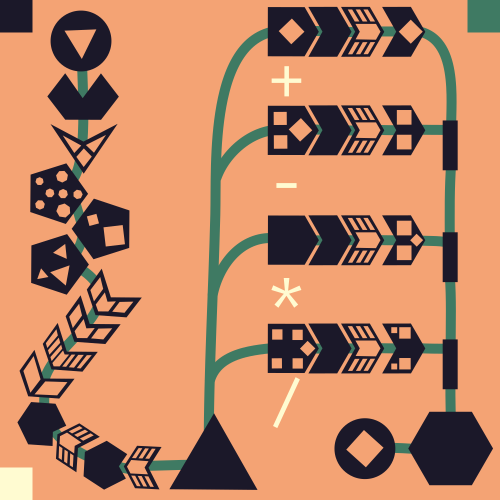
#> input picture examples/calculator.png, 1000 x 1000 px (shown at 1/2 size)
$ python -i parser.py   (imports and definitions only)
#> lines starting #> are read from the running program, lines starting #| are printed output that depends on the picture; after the words box and inside, x2 and y2 are one past the last pixel; in counts of white or black regions, pixels touching at a corner belong together
import cv2
from pathlib import Path
import numpy as np
from dotmap import DotMap
import imutils
from scipy.spatial import KDTree

from shapes.shapes39.shape import Shape


class ParserError(Exception):
    pass


class Parser:
    def __init__(self, path, debug=False):
#> called with path = '../../examples/calculator.png', debug = False
        if not Path(path).is_file():
            raise ParserError("Huh? Can't find that file anywhere")
        self.img = cv2.imread(path)
#> self.img is the input picture: shape (1000, 1000, 3); mean B, G, R 100.4, 132.9, 190.1
        if self.img is None:
            raise ParserError("That's not an image (I think)")
        self.debug_out = self.img.copy()
        if len(self.get_image_colors(self.img)) < 2:
#> the loop in get_image_colors, `for i in color_index[1]:` made 1000 passes
#> i on passes 1 to 3: 52, 52, 52
#> after the loop in get_image_colors, `for i in color_index[1]:`: ordered_color_index = 969 values, max 968 at index 968, min 0 at index 52, mean 484
            raise ParserError("Wtf are you trying to do?")
        self.imgray = cv2.cvtColor(self.img, cv2.COLOR_BGR2GRAY)
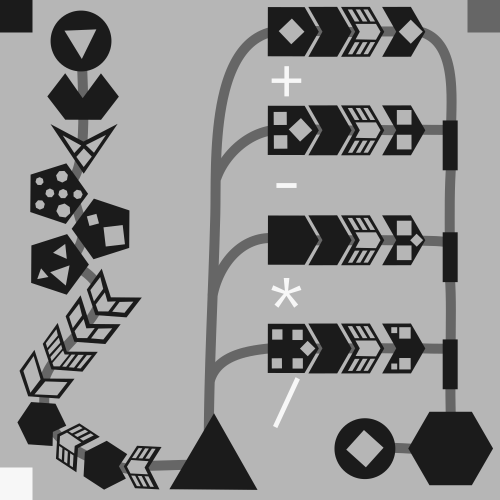
#> self.imgray: shape (1000, 1000) (shown at 1/2 size); min 27, max 247, mean 146.4

        self.home_dir = Path(path).absolute().parent
        self.debug = debug

        if not Path(self.get_path("debugging")).is_dir():
            Path(self.get_path("debugging")).mkdir()

    def get_path(self, path: str):
        return str(Path(self.home_dir).joinpath(path).absolute())

    def get_image_colors(self, img):
        color_index = np.unique(img, axis=0, return_inverse=True)

        ordered_color_index = []

        for i in color_index[1]:
            if len(ordered_color_index) > 0:
                if i != ordered_color_index[-1]:
                    ordered_color_index.append(i)
            else:
                ordered_color_index.append(i)

        return [color_index[0][i] for i in ordered_color_index]

    def debug_save_image(self, src, name):
        cv2.imwrite(self.get_path("debugging/" + name), src)

    def get_color_ranges_mask(self, colors, img):
        c_range_sum = np.zeros(self.imgray.shape, np.uint8)
        c_range = cv2.inRange(img, colors[0], colors[0])
        c_range_sum = cv2.bitwise_or(c_range_sum, c_range)
        for i in range(len(colors) - 1):
            c_range = cv2.inRange(img, colors[i], colors[i + 1])
            c_range_sum = cv2.bitwise_or(c_range_sum, c_range)
            c_range = cv2.inRange(img, colors[i + 1], colors[i])
            c_range_sum = cv2.bitwise_or(c_range_sum, c_range)
            c_range = cv2.inRange(img, colors[i], colors[i])
            c_range_sum = cv2.bitwise_or(c_range_sum, c_range)
            c_range = cv2.inRange(img, colors[i + 1], colors[i + 1])
            c_range_sum = cv2.bitwise_or(c_range_sum, c_range)

        return c_range_sum

    # [7 lines left out: function get_color_ranges_mask2, not called in this run]

    def clean_contours_touching_edges(self, img):
        cnt, _ = cv2.findContours(img, cv2.RETR_TREE, cv2.CHAIN_APPROX_SIMPLE)
        img_copy = img.copy()

        for c in cnt:
            x, y, w, h = cv2.boundingRect(c)
            if x == 0 or y == 0 or x + w == img.shape[0] or y + h == img.shape[1]:
                cv2.drawContours(img_copy, [c], -1, 0, cv2.FILLED)

        return img_copy

    def get_masks(self):
        (img_height, img_width, _) = self.img.shape
#> img_height = 1000; img_width = 1000

        bottom_edge = self.img[img_height - 1, 0 : img_width - 1]
#> bottom_edge = 999 rows, first 8: [209, 251, 255], [209, 251, 255], [209, 251, 255], [209, 251, 255], [209, 251, 255], [209, 251, 255], [209, 251, 255], [209, 251, 255]

        bg_colors = self.get_image_colors(bottom_edge)
#> bg_colors = [[209, 251, 255], [116, 163, 244]]

        if len(bg_colors) == 1:
            bg_colors.append(bg_colors[0])
        bg_range_sum = self.get_color_ranges_mask(bg_colors, self.img)
#> in get_color_ranges_mask, `c_range = cv2.inRange(img, colors[0], colors[0])`: c_range: shape (1000, 1000); 0.73% white; 5 white regions, box (x1, y1, x2, y2) and area: (0, 935, 65, 1000) 4225, (544, 556, 602, 614) 998, (547, 755, 599, 855) 885, (544, 133, 602, 192) 872, (553, 367, 593, 375) 320
#> the loop in get_color_ranges_mask, `for i in range(len(colors) - 1):` made 1 pass
#> pass 1, in get_color_ranges_mask, `c_range = cv2.inRange(img, colors[i + 1], colors[i + 1])`:
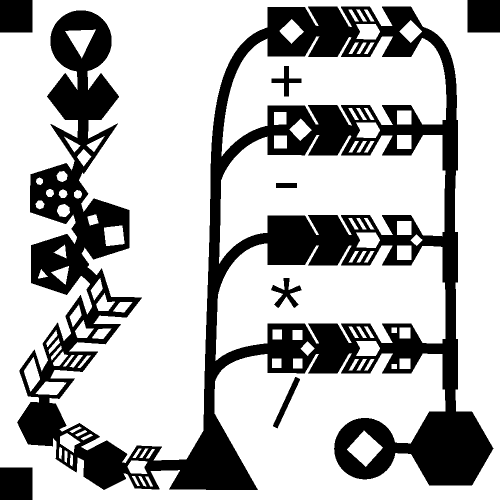
#> c_range: shape (1000, 1000) (shown at 1/2 size); 72.1% white; 8 black regions, largest, box (x1, y1, x2, y2) and area: (34, 13, 987, 980) 262377, (0, 0, 65, 65) 4225, (935, 0, 1000, 65) 4225

        bg_mask = cv2.bitwise_not(bg_range_sum)
        bg_mask = Parser.clean(bg_mask, iters=2)
#> in clean, `return cv2.morphologyEx(img, cv2.MORPH_OPEN, kernel, iterations=iters)`: returned value: shape (1000, 1000); 27.1% white; 3 white regions, box (x1, y1, x2, y2) and area: (37, 15, 988, 982) 262278, (0, 0, 67, 67) 4489, (937, 0, 1000, 67) 4221

        left_edge = self.img[0 : img_height - 1, 0]
#> left_edge = 999 rows, first 8: [41, 24, 27], [41, 24, 27], [41, 24, 27], [41, 24, 27], [41, 24, 27], [41, 24, 27], [41, 24, 27], [41, 24, 27]
        right_edge = self.img[0 : img_height - 1, img_width - 1]
#> right_edge = 999 rows, first 8: [99, 122, 63], [99, 122, 63], [99, 122, 63], [99, 122, 63], [99, 122, 63], [99, 122, 63], [99, 122, 63], [99, 122, 63]

        edge_colors = [self.get_image_colors(e) for e in [left_edge, right_edge]]
#> edge_colors = [[[41, 24, 27], [116, 163, 244], [209, 251, 255]], [[99, 122, 63], [116, 163, 244]]]

        shape_colors = []
        path_colors = []

        for c in edge_colors[0]:
            if not (bg_colors == c).all(axis=1).any():
                shape_colors.append(c)
#> this loop made 3 passes
#> after the loop, shape_colors = [[41, 24, 27]]

        for c in edge_colors[1]:
            if not (bg_colors == c).all(axis=1).any():
                if (shape_colors == c).all(axis=1).any():
                    raise ParserError("Shape color can't be the same as path color")
                path_colors.append(c)
#> this loop made 2 passes
#> after the loop, path_colors = [[99, 122, 63]]

        for g in [shape_colors, path_colors]:
            if len(g) < 1:
                raise ParserError("Shape colors or path colors not specified")
#> this loop made 2 passes

        if self.debug:
            print(f"|background colors: {bg_colors}|")
            print(f"|shape colors: {shape_colors}|")
            print(f"|path colors: {path_colors}|")

        shape_mask = self.get_color_ranges_mask(shape_colors, self.img)
#> in get_color_ranges_mask (call 2), `c_range = cv2.inRange(img, colors[0], colors[0])`: c_range: shape (1000, 1000); 19.4% white; 37 white regions, largest, box (x1, y1, x2, y2) and area: (817, 824, 985, 970) 18399, (340, 829, 514, 979) 13146, (102, 22, 222, 142) 9424
        path_mask = self.get_color_ranges_mask(path_colors, self.img)
#> in get_color_ranges_mask (call 3), `c_range = cv2.inRange(img, colors[0], colors[0])`:
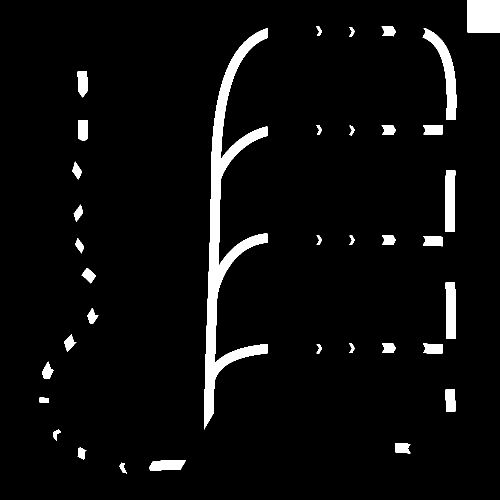
#> c_range: shape (1000, 1000) (shown at 1/2 size); 4.7% white; 36 white regions

        shape_mask_cleaned = self.clean_contours_touching_edges(shape_mask)
#> in clean_contours_touching_edges, `cnt, _ = cv2.findContours(img, cv2.RETR_TREE, cv2.CHAIN_APPROX_SIMPLE)`: cnt = 130 contours; largest, box (x1, y1, x2, y2) and area: (817, 824, 985, 970) 18169, (340, 829, 514, 979) 12910, (669, 837, 790, 958) 11226, (102, 22, 222, 142) 11218, (63, 469, 177, 588) 9278
#> the loop in clean_contours_touching_edges, `for c in cnt:` made 130 passes
#> (x, y, w, h) on passes 1 to 12: (249, 892, 73, 86), (287, 951, 22, 24), (274, 950, 22, 25), (261, 950, 22, 24), (252, 919, 46, 31), (289, 896, 24, 23), (276, 895, 23, 23), (263, 895, 23, 23), (168, 882, 85, 96), (112, 847, 86, 96), (138, 905, 11, 31), (127, 898, 10, 31)
#> (c, x, y, w, h) on pass 26: ([[886, 679], [886, 777], [914, 777], [914, 679]], 886, 679, 29, 99)
#> after the loop in clean_contours_touching_edges, `for c in cnt:`:
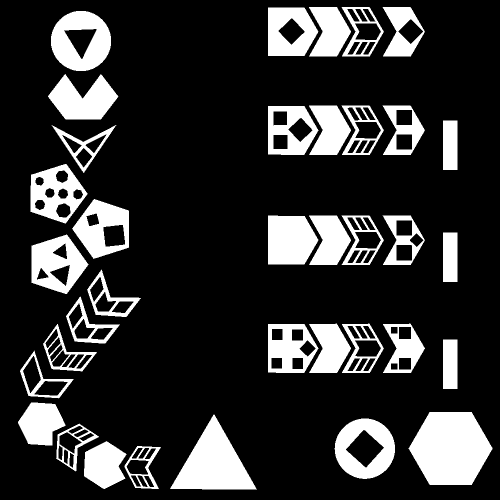
#> img_copy: shape (1000, 1000) (shown at 1/2 size); 19% white; 36 white regions, largest, box (x1, y1, x2, y2) and area: (817, 824, 985, 970) 18399, (340, 829, 514, 979) 13146, (102, 22, 222, 142) 9424
        shape_mask_cleaned = Parser.clean_holes(shape_mask_cleaned)

        path_mask_cleaned = self.clean_contours_touching_edges(path_mask)
        path_mask_cleaned = Parser.clean_holes(path_mask_cleaned)

        path_mask_cleaned_sub = path_mask_cleaned - shape_mask_cleaned
        path_mask_cleaned_sub = cv2.inRange(path_mask_cleaned_sub, 255, 255)

        shape_mask_cleaned = Parser.clean(shape_mask_cleaned)
        shape_mask_cleaned = Parser.clean_holes(shape_mask_cleaned, iters=2)

        path_mask_cleaned_sub = Parser.clean(path_mask_cleaned_sub)
        path_mask_cleaned_sub = Parser.clean_holes(path_mask_cleaned_sub)

        if self.debug:
            self.debug_save_image(shape_mask_cleaned, "shape.png")
            self.debug_save_image(path_mask_cleaned_sub, "path.png")
            self.debug_save_image(bg_mask, "back.png")

        masks = {
            "shape": shape_mask_cleaned,
            "path": path_mask_cleaned_sub,
            "bg": bg_mask,
        }
        mask_map = DotMap(masks)
        return mask_map

    @staticmethod
    def clean_holes(img, kernel_size=2, iters=1):
#> called with kernel_size = 2, iters = 1
        kernel = np.ones((kernel_size, kernel_size), np.uint8)
        return cv2.morphologyEx(img, cv2.MORPH_CLOSE, kernel, iterations=iters)
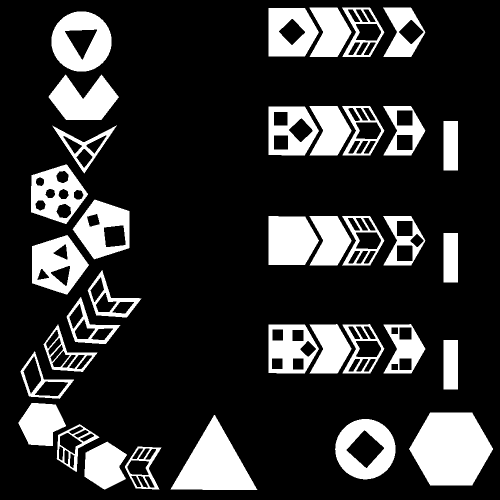
#> returned value: shape (1000, 1000) (shown at 1/2 size); 19% white; 36 white regions

    @staticmethod
    def clean(img, kernel_size=2, iters=1):
        kernel = np.ones((kernel_size, kernel_size), np.uint8)
        return cv2.morphologyEx(img, cv2.MORPH_OPEN, kernel, iterations=iters)

    # [245 lines left out: functions get_circles, crop_contour, mask_contour, check_is_circle, dilate, erode and 5 more, not called in this run]

    def parse_shapes(self):
        masks = self.get_masks()
#> in clean_contours_touching_edges (call 2), `cnt, _ = cv2.findContours(img, cv2.RETR_TREE, cv2.CHAIN_APPROX_SIMPLE)`: cnt = 37 contours, 1 with area under 20; largest, box (x1, y1, x2, y2) and area: (408, 56, 535, 859) 21390, (935, 0, 1000, 65) 4096, (845, 56, 913, 240) 3454, (890, 341, 911, 464) 2196, (891, 565, 911, 678) 2016
#> the loop in clean_contours_touching_edges (call 2), `for c in cnt:` made 37 passes
#> (x, y, w, h) on passes 1 to 12: (239, 925, 15, 22), (298, 920, 74, 21), (155, 895, 18, 24), (790, 886, 31, 21), (106, 859, 16, 23), (79, 795, 19, 11), (891, 779, 20, 44), (84, 723, 23, 34), (633, 688, 11, 19), (846, 687, 39, 20), (764, 687, 28, 19), (698, 687, 12, 19)
#> (c, x, y, w, h) on passes 33, 37: ([[425, 344], [426, 343], [427, 344], [426, 345]], 425, 343, 3, 3), ([[935, 0], [935, 64], [999, 64], [999, 0]], 935, 0, 65, 65)
#> after the loop in clean_contours_touching_edges (call 2), `for c in cnt:`:
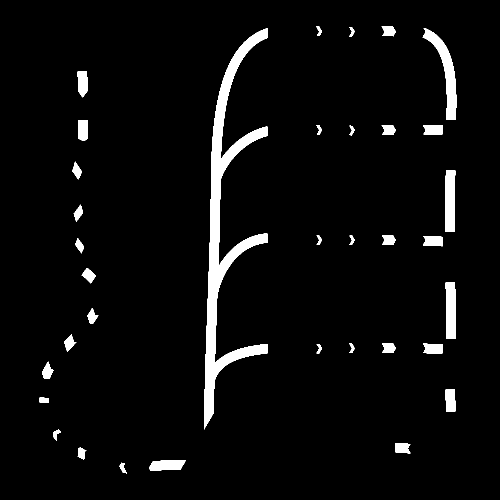
#> img_copy: shape (1000, 1000) (shown at 1/2 size); 4.3% white; 35 white regions, largest, box (x1, y1, x2, y2) and area: (408, 56, 535, 859) 22499, (845, 56, 913, 240) 3656, (890, 341, 911, 464) 2337
#> in clean_holes (call 2), `return cv2.morphologyEx(img, cv2.MORPH_CLOSE, kernel, iterations=iters)`: returned value: shape (1000, 1000); 4.3% white; 35 white regions, largest, box (x1, y1, x2, y2) and area: (409, 57, 536, 860) 22504, (846, 57, 914, 241) 3656, (891, 342, 912, 465) 2337
#> in clean (call 2), `return cv2.morphologyEx(img, cv2.MORPH_OPEN, kernel, iterations=iters)`: returned value: shape (1000, 1000); 19% white; 36 white regions, largest, box (x1, y1, x2, y2) and area: (819, 826, 987, 972) 18399, (343, 831, 515, 981) 13144, (104, 24, 224, 144) 9425
#> in clean_holes (call 3), `return cv2.morphologyEx(img, cv2.MORPH_CLOSE, kernel, iterations=iters)`: returned value: shape (1000, 1000); 19% white; 36 white regions, largest, box (x1, y1, x2, y2) and area: (821, 828, 989, 974) 18399, (345, 833, 517, 983) 13144, (106, 26, 226, 146) 9429
#> in clean (call 3), `return cv2.morphologyEx(img, cv2.MORPH_OPEN, kernel, iterations=iters)`: returned value: shape (1000, 1000); 4.3% white; 35 white regions, largest, box (x1, y1, x2, y2) and area: (410, 59, 537, 859) 22501, (848, 58, 915, 242) 3654, (892, 343, 913, 466) 2337
#> call 4 of clean_holes, with kernel_size = 2, iters = 1
#> in clean_holes (call 4), `return cv2.morphologyEx(img, cv2.MORPH_CLOSE, kernel, iterations=iters)`:
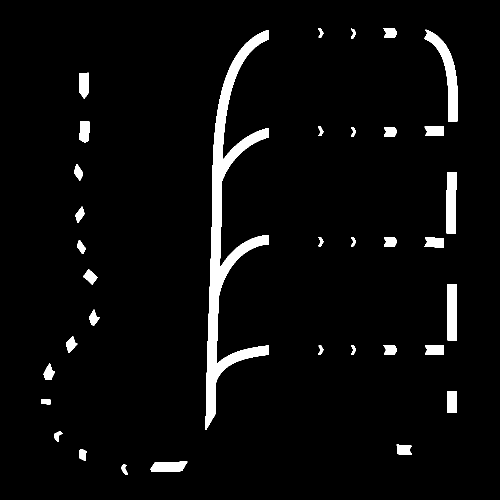
#> returned value: shape (1000, 1000) (shown at 1/2 size); 4.3% white; 35 white regions, largest, box (x1, y1, x2, y2) and area: (411, 60, 538, 860) 22501, (849, 59, 916, 243) 3654, (893, 344, 914, 467) 2337

        if self.debug:
            self.debug_save_image(masks.shape, "shape.png")
            self.debug_save_image(masks.path, "path.png")
            self.debug_save_image(masks.bg, "back.png")

        shape_contours, shape_hierarchy = cv2.findContours(
            masks.shape, cv2.RETR_TREE, cv2.CHAIN_APPROX_SIMPLE
        )

        path_contours, _ = cv2.findContours(
            masks.path, cv2.RETR_TREE, cv2.CHAIN_APPROX_SIMPLE
        )

        shapes = self.get_shapes(shape_contours, shape_hierarchy, masks.shape)

        if len(shapes) < 1:
            raise ParserError("No shapes found")

        connections = self.get_connections(
            path_contours, self.get_no_hole_shapes(shapes), masks
        )

        for k in connections.keys():
            for i, si in enumerate(connections[k]):
                for j, sj in enumerate(connections[k]):
                    if si != sj:
                        dilated_path = Parser.dilate(
                            Parser.mask_contour(path_contours[k], masks.path),
                            kernel_size=10,
                        )
                        shape_and_con = cv2.bitwise_and(
                            Parser.mask_contour(shapes[si].contour, masks.shape),
                            dilated_path,
                        )

                        shape_and_con_to = cv2.bitwise_and(
                            Parser.mask_contour(shapes[sj].contour, masks.shape),
                            dilated_path,
                        )

                        s_and_c_contours, _ = cv2.findContours(
                            shape_and_con, cv2.RETR_TREE, cv2.CHAIN_APPROX_SIMPLE
                        )

                        s_and_c_t_contours, _ = cv2.findContours(
                            shape_and_con_to, cv2.RETR_TREE, cv2.CHAIN_APPROX_SIMPLE
                        )

                        try:
                            connecting_point = Parser.contour_center(
                                s_and_c_contours[0]
                            )
                            connecting_point_to = Parser.contour_center(
                                s_and_c_t_contours[0]
                            )
                            shapes[si].connect_shape(
                                k, shapes[sj], connecting_point, connecting_point_to
                            )
                            if self.debug:
                                cv2.circle(
                                    self.debug_out, connecting_point_to, 20, (0, 0, 255)
                                )
                        except Exception as e:
                            print(
                                "|whoops! a shape connection error has occured. report this on https://github.com/photon-niko/shapes/issues|"
                            )
                            print(e)
                            everything = Parser.mask_contour(
                                shapes[si].contour, masks.shape
                            )
                            everything = cv2.bitwise_or(
                                everything,
                                Parser.mask_contour(shapes[sj].contour, masks.shape),
                            )
                            everything = cv2.bitwise_or(everything, dilated_path)
                            self.debug_save_image(shape_and_con, f"problem-{k}.png")
                            self.debug_save_image(shape_and_con_to, "problem2.png")
                            self.debug_save_image(dilated_path, "problem_path.png")
                            self.debug_save_image(everything, "problem_all.png")
                            self.debug_save_image(
                                Parser.mask_contour(shapes[si].contour, masks.shape),
                                "problem_shape.png",
                            )
                            self.debug_save_image(
                                Parser.mask_contour(shapes[sj].contour, masks.shape),
                                "problem_shape2.png",
                            )
                            exit()

        if self.debug:
            for s in shapes:
                if s.circular:
                    cv2.drawContours(
                        self.debug_out, [s.contour], -1, (0, 255, 0), thickness=10
                    )
            self.debug_save_image(self.debug_out, "seen.png")

            for i, s in enumerate(shapes):
                if s.outer is None:
                    for p in s.points:
                        cv2.circle(self.debug_out, p[0], 5, (255, 0, 0), -1)

                    self.debug_save_image(self.debug_out, "seen.png")
                    cv2.putText(
                        self.debug_out,
                        f"{s.get_shape_type().name}{[len(h.points) for h in s.get_holes()]}",
                        Parser.contour_avg(s.contour),
                        cv2.FONT_HERSHEY_PLAIN,
                        2,
                        (128, 128, 128),
                        2,
                    )
                else:
                    cv2.drawContours(self.debug_out, [s.points], -1, (255,255,255), thickness=1)
                    for p in s.points:
                        cv2.circle(self.debug_out, p[0], 2, (0, 0, 255), -1)

                    self.debug_save_image(self.debug_out, "seen.png")

                for k in s.connecteds.keys():
                    for i, c in enumerate(s.connecteds[k][1]):
                        thickness = 20 // (i + 1)
                        cv2.line(
                            self.debug_out,
                            s.connecteds[k][0],
                            c[1],
                            (
                                100 + np.random.random() * 100,
                                (255 / len(path_contours)) * k,
                                0,
                            ),
                            thickness,
                        )

            self.debug_save_image(self.debug_out, "seen.png")

        return shapes

#> (the run stopped early here; a loop or call above may not have finished)
